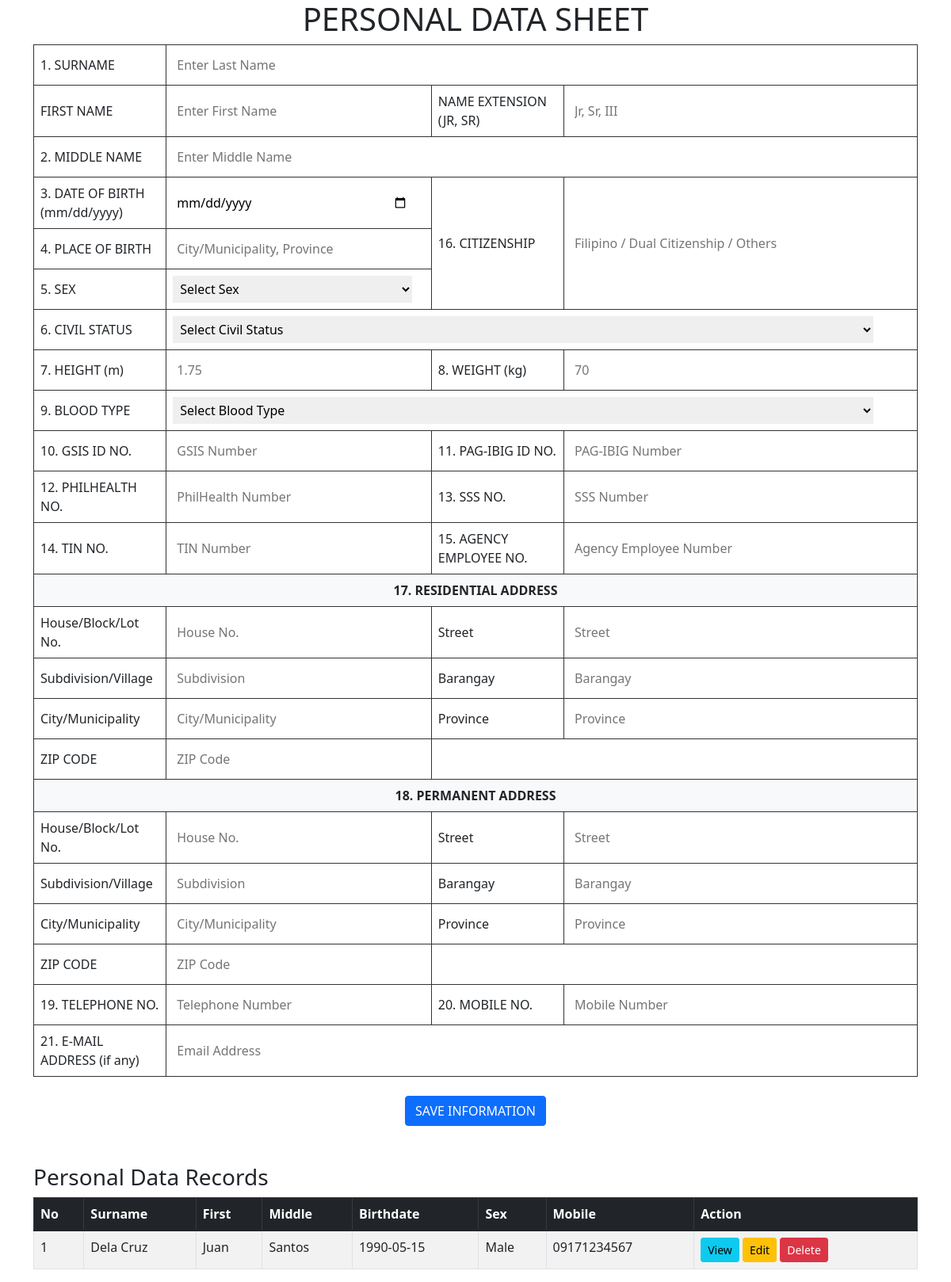
The app's page /FormwithDb/forms.php with its own data.
### tables this page shows
CREATE TABLE personal_data (
    Id INT AUTO_INCREMENT PRIMARY KEY,
    
     
    Surname VARCHAR(100) NOT NULL,
    FirstName VARCHAR(100) NOT NULL,
    MiddleName VARCHAR(100) DEFAULT NULL,
    Ext VARCHAR(10) DEFAULT NULL,
    
     
    BirthDate DATE NOT NULL,
    Sex ENUM('Male', 'Female') NOT NULL,
    PlaceOfBirth VARCHAR(255) DEFAULT NULL,
    Citizenship VARCHAR(100) DEFAULT NULL,
    CivilStatus ENUM('Single', 'Married', 'Widowed', 'Separated', 'Others') DEFAULT NULL,
    
     
    Height VARCHAR(10) DEFAULT NULL,
    Weight VARCHAR(10) DEFAULT NULL,
    BloodType ENUM('A+', 'A-', 'B+', 'B-', 'AB+', 'AB-', 'O+', 'O-') DEFAULT NULL,
    
     
    GSIS VARCHAR(50) DEFAULT NULL,
    Pagibig VARCHAR(50) DEFAULT NULL,
    Philhealth VARCHAR(50) DEFAULT NULL,
    SSS VARCHAR(50) DEFAULT NULL,
    TIN VARCHAR(50) DEFAULT NULL,
    AgencyEmp VARCHAR(50) DEFAULT NULL,
    
     
    ResHouseNo VARCHAR(100) DEFAULT NULL,
    ResStreet VARCHAR(100) DEFAULT NULL,
    ResSubdivision VARCHAR(100) DEFAULT NULL,
    ResBarangay VARCHAR(100) DEFAULT NULL,
    ResCity VARCHAR(100) DEFAULT NULL,
    ResProvince VARCHAR(100) DEFAULT NULL,
    ResZipCode VARCHAR(10) DEFAULT NULL,
    
     
    PermHouseNo VARCHAR(100) DEFAULT NULL,
    PermStreet VARCHAR(100) DEFAULT NULL,
    PermSubdivision VARCHAR(100) DEFAULT NULL,
    PermBarangay VARCHAR(100) DEFAULT NULL,
    PermCity VARCHAR(100) DEFAULT NULL,
    PermProvince VARCHAR(100) DEFAULT NULL,
    PermZipCode VARCHAR(10) DEFAULT NULL,
    
     
    Telephone VARCHAR(20) DEFAULT NULL,
    Mobile VARCHAR(20) DEFAULT NULL,
    Email VARCHAR(100) DEFAULT NULL,
    
     
    CreatedAt TIMESTAMP DEFAULT CURRENT_TIMESTAMP,
    UpdatedAt TIMESTAMP DEFAULT CURRENT_TIMESTAMP ON UPDATE CURRENT_TIMESTAMP,
    
     
    INDEX idx_surname (Surname),
    INDEX idx_firstname (FirstName),
    INDEX idx_birthdate (BirthDate),
    INDEX idx_fullname (Surname, FirstName, MiddleName)
);

### FormwithDb/forms.php (the view, shortened to what this page needs)
<?php
$editId = 0;
$fname= ""; $mname= ""; $sname= ""; $ext=""; $birth=""; $sex=""; $placeOfBirth=""; $citizenship=""; $civilStatus="";
$height=""; $weight=""; $bloodType=""; $gsis=""; $pagibig=""; $philhealth=""; $sss=""; $tin=""; $agencyEmp="";
$resHouseNo=""; $resStreet=""; $resSubdivision=""; $resBarangay=""; $resCity=""; $resProvince=""; $resZipCode="";
$permHouseNo=""; $permStreet=""; $permSubdivision=""; $permBarangay=""; $permCity=""; $permProvince=""; $permZipCode="";
$telephone=""; $mobile=""; $email="";
include('config.php');
?>
<!DOCTYPE html>
<html lang="en">
<head>
<link rel="stylesheet" href="https://cdn.jsdelivr.net/npm/bootstrap@5.1.3/dist/css/bootstrap.min.css">
</head>
<body>
<div class="container">
  <center>
    <h1>PERSONAL DATA SHEET</h1>
  </center>
  <form name="frmInfo" method="post">
    <table border="1" class="pds-form">
      <tr>
        <td width="15%"><label for="sname">1. SURNAME</label></td>
        <td colspan="3"><input type="text" name="SURNAME" value="<?php echo $sname; ?>" placeholder="Enter Last Name" required/></td>
      </tr>
      <tr>
        <td><label for="fname">FIRST NAME</label></td>
        <td width="30%"><input type="text" name="FNAME" value="<?php echo $fname; ?>" placeholder="Enter First Name" required/></td>
        <td width="15%">NAME EXTENSION (JR, SR)</td>
        <td width="40%"><input type="text" name="EXT" value="<?php echo $ext; ?>" placeholder="Jr, Sr, III"/></td>
      </tr>
      <tr>
        <td><label for="mname">2. MIDDLE NAME</label></td>
        <td colspan="3"><input type="text" name="MNAME" value="<?php echo $mname; ?>" placeholder="Enter Middle Name" required/></td>
      </tr>
      <tr>
        <td><label for="birth">3. DATE OF BIRTH<br>(mm/dd/yyyy)</label></td>
        <td><input type="date" name="BIRTH" value="<?php echo $birth; ?>" required></td>
        <td rowspan="3"><label for="citizenship">16. CITIZENSHIP</label></td>
        <td rowspan="3">
          <input type="text" name="citizenship" value="<?php echo $citizenship; ?>" placeholder="Filipino / Dual Citizenship / Others">
        </td>
      </tr>
      <tr>
        <td><label for="placeOfBirth">4. PLACE OF BIRTH</label></td>
        <td><input type="text" name="placeOfBirth" value="<?php echo $placeOfBirth; ?>" placeholder="City/Municipality, Province"></td>
      </tr>
      <tr>
        <td><label for="SEX">5. SEX</label></td>
        <td>
          <select name="SEX" style="width: 95%; border: none; padding: 5px;" required>
            <option value="">Select Sex</option>
          </select>
        </td>
      </tr>
      <tr>
        <td><label for="civilStatus">6. CIVIL STATUS</label></td>
        <td colspan="3">
          <select name="civilStatus" style="width: 95%; border: none; padding: 5px;">
            <option value="">Select Civil Status</option>
          </select>
        </td>
      </tr>
      <tr>
        <td><label for="height">7. HEIGHT (m)</label></td>
        <td><input type="text" name="height" value="<?php echo $height; ?>" placeholder="1.75"/></td>
        <td><label for="weight">8. WEIGHT (kg)</label></td>
        <td><input type="text" name="weight" value="<?php echo $weight; ?>" placeholder="70"/></td>
      </tr>
      <tr>
        <td><label for="bloodType">9. BLOOD TYPE</label></td>
        <td colspan="3">
          <select name="bloodType" style="width: 95%; border: none; padding: 5px;">
            <option value="">Select Blood Type</option>
          </select>
        </td>
      </tr>
      <tr>
        <td><label for="gsis">10. GSIS ID NO.</label></td>
        <td><input type="text" name="gsis" value="<?php echo $gsis; ?>" placeholder="GSIS Number"/></td>
        <td><label for="pagibig">11. PAG-IBIG ID NO.</label></td>
        <td><input type="text" name="pagibig" value="<?php echo $pagibig; ?>" placeholder="PAG-IBIG Number"/></td>
      </tr>
      <tr>
        <td><label for="philhealth">12. PHILHEALTH NO.</label></td>
        <td><input type="text" name="philhealth" value="<?php echo $philhealth; ?>" placeholder="PhilHealth Number"/></td>
        <td><label for="sss">13. SSS NO.</label></td>
        <td><input type="text" name="sss" value="<?php echo $sss; ?>" placeholder="SSS Number"/></td>
      </tr>
      <tr>
        <td><label for="tin">14. TIN NO.</label></td>
        <td><input type="text" name="tin" value="<?php echo $tin; ?>" placeholder="TIN Number"/></td>
        <td><label for="agencyEmp">15. AGENCY EMPLOYEE NO.</label></td>
        <td><input type="text" name="agencyEmp" value="<?php echo $agencyEmp; ?>" placeholder="Agency Employee Number"/></td>
      </tr>
      <tr>
        <td colspan="4" class="section-header">17. RESIDENTIAL ADDRESS</td>
      </tr>
      <tr>
        <td>House/Block/Lot No.</td>
        <td><input type="text" name="resHouseNo" value="<?php echo $resHouseNo; ?>" placeholder="House No."/></td>
        <td>Street</td>
        <td><input type="text" name="resStreet" value="<?php echo $resStreet; ?>" placeholder="Street"/></td>
      </tr>
      <tr>
        <td>Subdivision/Village</td>
        <td><input type="text" name="resSubdivision" value="<?php echo $resSubdivision; ?>" placeholder="Subdivision"/></td>
        <td>Barangay</td>
        <td><input type="text" name="resBarangay" value="<?php echo $resBarangay; ?>" placeholder="Barangay"/></td>
      </tr>
      <tr>
        <td>City/Municipality</td>
        <td><input type="text" name="resCity" value="<?php echo $resCity; ?>" placeholder="City/Municipality"/></td>
        <td>Province</td>
        <td><input type="text" name="resProvince" value="<?php echo $resProvince; ?>" placeholder="Province"/></td>
      </tr>
      <tr>
        <td>ZIP CODE</td>
        <td><input type="text" name="resZipCode" value="<?php echo $resZipCode; ?>" placeholder="ZIP Code"/></td>
        <td colspan="2"></td>
      </tr>
      <tr>
        <td colspan="4" class="section-header">18. PERMANENT ADDRESS</td>
      </tr>
      <tr>
        <td>House/Block/Lot No.</td>
        <td><input type="text" name="permHouseNo" value="<?php echo $permHouseNo; ?>" placeholder="House No."/></td>
        <td>Street</td>
        <td><input type="text" name="permStreet" value="<?php echo $permStreet; ?>" placeholder="Street"/></td>
      </tr>
      <tr>
        <td>Subdivision/Village</td>
        <td><input type="text" name="permSubdivision" value="<?php echo $permSubdivision; ?>" placeholder="Subdivision"/></td>
        <td>Barangay</td>
        <td><input type="text" name="permBarangay" value="<?php echo $permBarangay; ?>" placeholder="Barangay"/></td>
      </tr>
      <tr>
        <td>City/Municipality</td>
        <td><input type="text" name="permCity" value="<?php echo $permCity; ?>" placeholder="City/Municipality"/></td>
        <td>Province</td>
        <td><input type="text" name="permProvince" value="<?php echo $permProvince; ?>" placeholder="Province"/></td>
      </tr>
      <tr>
        <td>ZIP CODE</td>
        <td><input type="text" name="permZipCode" value="<?php echo $permZipCode; ?>" placeholder="ZIP Code"/></td>
        <td colspan="2"></td>
      </tr>
      <tr>
        <td><label for="telephone">19. TELEPHONE NO.</label></td>
        <td><input type="text" name="telephone" value="<?php echo $telephone; ?>" placeholder="Telephone Number"/></td>
        <td><label for="mobile">20. MOBILE NO.</label></td>
        <td><input type="text" name="mobile" value="<?php echo $mobile; ?>" placeholder="Mobile Number"/></td>
      </tr>
      <tr>
        <td><label for="email">21. E-MAIL ADDRESS (if any)</label></td>
        <td colspan="3"><input type="email" name="email" value="<?php echo $email; ?>" placeholder="Email Address"/></td>
      </tr>
    </table>
    <br>
    <center>
      <?php if($editId > 0): ?>
        <input class="btn btn-success" type="submit" name="btnUpdate" value="UPDATE INFORMATION"/>
        <a href="forms.php" class="btn btn-secondary">Cancel</a>
      <?php else: ?>
        <input class="btn btn-primary" type="submit" name="btnSave" value="SAVE INFORMATION"/>
      <?php endif; ?>
    </center>
  </form>
  <br><br>
  <h3>Personal Data Records</h3>
  <table class="table table-bordered table-striped">
    <thead class="table-dark">
      <tr>
        <th>No</th><th>Surname</th><th>First</th><th>Middle</th><th>Birthdate</th><th>Sex</th><th>Mobile</th><th>Action</th>
      </tr>
    </thead>
    <tbody>
      <?php
      $sql="SELECT * FROM personal_data ORDER BY Id DESC";
      $rs=$conn->query($sql);
      if($rs && $rs->num_rows>0){
        $cnt=1;
        while($row=$rs->fetch_assoc()){
          echo "<tr>
            <td>$cnt</td>
            <td>{$row['Surname']}</td>
            <td>{$row['FirstName']}</td>
            <td>{$row['MiddleName']}</td>
            <td>{$row['BirthDate']}</td>
            <td>{$row['Sex']}</td>
            <td>{$row['Mobile']}</td>
            <td>
              <a class='btn btn-info btn-sm' href='view.php?id={$row['Id']}'>View</a>
              <a class='btn btn-warning btn-sm' href='forms.php?token={$row['Id']}'>Edit</a>
              <a class='btn btn-danger btn-sm' href='del.php?token={$row['Id']}' onclick='return confirm(\"Are you sure you want to delete this record?\")'>Delete</a>
            </td>
          </tr>";
          $cnt++;
        }
      }else{
        echo "<tr><td colspan='8'><center>No records found</center></td></tr>";
      }
      ?>
    </tbody>
  </table>
</div>
</body>
</html>

### FormwithDb/forms.php (style rules this page uses)
table.pds-form { width: 100%; border-collapse: collapse; }
table.pds-form input { width: 95%; border: none; padding: 5px; }
table.pds-form td { padding: 8px; border: 1px solid #333; vertical-align: middle; }
.section-header { background-color: #f8f9fa; font-weight: bold; text-align: center; }

### records on screen
personal_data: Surname "Dela Cruz", FirstName "Juan", MiddleName "Santos", BirthDate "1990-05-15", Sex "Male", Mobile "09171234567"
